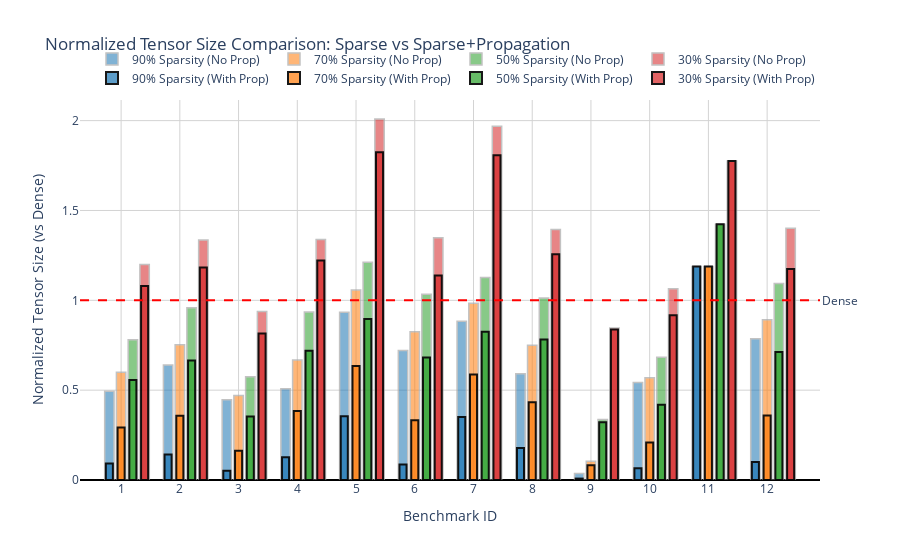

Notebook code for this chart:
### Code cell
plot_parametric(full_df)

### Figure 1 — Plotly figure (JSON) as saved in the notebook; plotly's stock layout.template omitted (floating-point values rounded to 4 significant figures)
{"data": [{"customdata": [[1.0, 90.0, 0.4944, 0.092, 0.7188, 0.1338, 1.454], [2.0, 90.0, 0.6402, 0.1426, 0.8803, 0.1961, 1.375], [3.0, 90.0, 0.4466, 0.05204, 1.362, 0.1587, 3.05], [4.0, 90.0, 0.5079, 0.1265, 1.601, 0.3987, 3.152], [5.0, 90.0, 0.9329, 0.355, 0.01019, 0.003876, 0.01092], [6.0, 90.0, 0.7201, 0.08631, 18.81, 2.254, 26.12], [7.0, 90.0, 0.8828, 0.35, 0.008507, 0.003372, 0.009636], [8.0, 90.0, 0.5912, 0.1786, 1.581, 0.4778, 2.675], [9.0, 90.0, 0.03673, 0.007856, 0.7493, 0.1602, 20.4], [10.0, 90.0, 0.5422, 0.06517, 2.56, 0.3077, 4.721], [11.0, 90.0, 1.188, 1.188, 0.01496, 0.01496, 0.0126], [12.0, 90.0, 0.7866, 0.1004, 16.14, 2.06, 20.51]], "hovertemplate": "Benchmark: %{customdata[0]}<br>Sparsity: %{customdata[1]}%<br>No Propagation: %{customdata[2]:.3f} (norm)<br>With Propagation: %{customdata[3]:.3f} (norm)<br>Absolute Sizes: %{customdata[4]:.3f} → %{customdata[5]:.3f}<br>Dense Size: %{customdata[6]:.3f}<br><extra></extra>", "marker": {"color": "rgba(31, 119, 180, 0.8)", "line": {"color": "darkgray", "width": 1.5}}, "name": "90% Sparsity (No Prop)", "opacity": 0.7, "type": "bar", "width": 0.8, "x": [0, 5, 10, 15, 20, 25, 30, 35, 40, 45, 50, 55], "y": [0.4944, 0.6402, 0.4466, 0.5079, 0.9329, 0.7201, 0.8828, 0.5912, 0.03673, 0.5422, 1.188, 0.7866]}, {"customdata": [[1.0, 70.0, 0.599, 0.2918, 0.8709, 0.4243, 1.454], [2.0, 70.0, 0.7529, 0.3572, 1.035, 0.4912, 1.375], [3.0, 70.0, 0.4697, 0.1623, 1.432, 0.495, 3.05], [4.0, 70.0, 0.6674, 0.3844, 2.103, 1.212, 3.152], [5.0, 70.0, 1.057, 0.6338, 0.01154, 0.00692, 0.01092], [6.0, 70.0, 0.8257, 0.3329, 21.56, 8.694, 26.12], [7.0, 70.0, 0.9842, 0.5875, 0.009483, 0.005661, 0.009636], [8.0, 70.0, 0.7505, 0.4321, 2.008, 1.156, 2.675], [9.0, 70.0, 0.1045, 0.08247, 2.133, 1.682, 20.4], [10.0, 70.0, 0.5691, 0.2088, 2.687, 0.9858, 4.721], [11.0, 70.0, 1.188, 1.188, 0.01496, 0.01496, 0.0126], [12.0, 70.0, 0.8922, 0.3594, 18.3, 7.373, 20.51]], "hovertemplate": "Benchmark: %{customdata[0]}<br>Sparsity: %{customdata[1]}%<br>No Propagation: %{customdata[2]:.3f} (norm)<br>With Propagation: %{customdata[3]:.3f} (norm)<br>Absolute Sizes: %{customdata[4]:.3f} → %{customdata[5]:.3f}<br>Dense Size: %{customdata[6]:.3f}<br><extra></extra>", "marker": {"color": "rgba(255, 127, 14, 0.8)", "line": {"color": "darkgray", "width": 1.5}}, "name": "70% Sparsity (No Prop)", "opacity": 0.7, "type": "bar", "width": 0.8, "x": [1, 6, 11, 16, 21, 26, 31, 36, 41, 46, 51, 56], "y": [0.599, 0.7529, 0.4697, 0.6674, 1.057, 0.8257, 0.9842, 0.7505, 0.1045, 0.5691, 1.188, 0.8922]}, {"customdata": [[1.0, 50.0, 0.7809, 0.5564, 1.135, 0.8089, 1.454], [2.0, 50.0, 0.9587, 0.665, 1.318, 0.9144, 1.375], [3.0, 50.0, 0.5744, 0.3532, 1.752, 1.077, 3.05], [4.0, 50.0, 0.9349, 0.7195, 2.947, 2.268, 3.152], [5.0, 50.0, 1.212, 0.8959, 0.01324, 0.009781, 0.01092], [6.0, 50.0, 1.034, 0.6822, 27.01, 17.82, 26.12], [7.0, 50.0, 1.127, 0.825, 0.01086, 0.00795, 0.009636], [8.0, 50.0, 1.013, 0.7815, 2.71, 2.09, 2.675], [9.0, 50.0, 0.3372, 0.3219, 6.879, 6.567, 20.4], [10.0, 50.0, 0.6832, 0.4193, 3.226, 1.98, 4.721], [11.0, 50.0, 1.423, 1.423, 0.01792, 0.01792, 0.0126], [12.0, 50.0, 1.093, 0.712, 22.43, 14.61, 20.51]], "hovertemplate": "Benchmark: %{customdata[0]}<br>Sparsity: %{customdata[1]}%<br>No Propagation: %{customdata[2]:.3f} (norm)<br>With Propagation: %{customdata[3]:.3f} (norm)<br>Absolute Sizes: %{customdata[4]:.3f} → %{customdata[5]:.3f}<br>Dense Size: %{customdata[6]:.3f}<br><extra></extra>", "marker": {"color": "rgba(44, 160, 44, 0.8)", "line": {"color": "darkgray", "width": 1.5}}, "name": "50% Sparsity (No Prop)", "opacity": 0.7, "type": "bar", "width": 0.8, "x": [2, 7, 12, 17, 22, 27, 32, 37, 42, 47, 52, 57], "y": [0.7809, 0.9587, 0.5744, 0.9349, 1.212, 1.034, 1.127, 1.013, 0.3372, 0.6832, 1.423, 1.093]}, {"customdata": [[1.0, 30.0, 1.199, 1.08, 1.743, 1.57, 1.454], [2.0, 30.0, 1.336, 1.183, 1.836, 1.626, 1.375], [3.0, 30.0, 0.9382, 0.8155, 2.861, 2.487, 3.05], [4.0, 30.0, 1.339, 1.222, 4.22, 3.852, 3.152], [5.0, 30.0, 2.009, 1.824, 0.02193, 0.01991, 0.01092], [6.0, 30.0, 1.348, 1.138, 35.21, 29.71, 26.12], [7.0, 30.0, 1.969, 1.808, 0.01897, 0.01742, 0.009636], [8.0, 30.0, 1.394, 1.257, 3.729, 3.361, 2.675], [9.0, 30.0, 0.8455, 0.837, 17.25, 17.07, 20.4], [10.0, 30.0, 1.064, 0.9168, 5.022, 4.329, 4.721], [11.0, 30.0, 1.775, 1.775, 0.02236, 0.02236, 0.0126], [12.0, 30.0, 1.401, 1.174, 28.74, 24.09, 20.51]], "hovertemplate": "Benchmark: %{customdata[0]}<br>Sparsity: %{customdata[1]}%<br>No Propagation: %{customdata[2]:.3f} (norm)<br>With Propagation: %{customdata[3]:.3f} (norm)<br>Absolute Sizes: %{customdata[4]:.3f} → %{customdata[5]:.3f}<br>Dense Size: %{customdata[6]:.3f}<br><extra></extra>", "marker": {"color": "rgba(214, 39, 40, 0.8)", "line": {"color": "darkgray", "width": 1.5}}, "name": "30% Sparsity (No Prop)", "opacity": 0.7, "type": "bar", "width": 0.8, "x": [3, 8, 13, 18, 23, 28, 33, 38, 43, 48, 53, 58], "y": [1.199, 1.336, 0.9382, 1.339, 2.009, 1.348, 1.969, 1.394, 0.8455, 1.064, 1.775, 1.401]}, {"customdata": [[1.0, 90.0, 0.1338, 81.39], [2.0, 90.0, 0.1961, 77.73], [3.0, 90.0, 0.1587, 88.35], [4.0, 90.0, 0.3987, 75.1], [5.0, 90.0, 0.003876, 61.95], [6.0, 90.0, 2.254, 88.01], [7.0, 90.0, 0.003372, 60.36], [8.0, 90.0, 0.4778, 69.79], [9.0, 90.0, 0.1602, 78.61], [10.0, 90.0, 0.3077, 87.98], [11.0, 90.0, 0.01496, 0.0], [12.0, 90.0, 2.06, 87.24]], "hovertemplate": "Benchmark: %{customdata[0]}<br>Sparsity: %{customdata[1]}%<br>With Propagation: %{y:.3f} (normalized)<br>Absolute Size: %{customdata[2]:.3f}<br>Reduction: %{customdata[3]:.1f}%<br><extra></extra>", "marker": {"color": "rgba(31, 119, 180, 0.8)", "line": {"color": "black", "width": 2}}, "name": "90% Sparsity (With Prop)", "opacity": 0.9, "type": "bar", "width": 0.6, "x": [0, 5, 10, 15, 20, 25, 30, 35, 40, 45, 50, 55], "y": [0.092, 0.1426, 0.05204, 0.1265, 0.355, 0.08631, 0.35, 0.1786, 0.007856, 0.06517, 1.188, 0.1004]}, {"customdata": [[1.0, 70.0, 0.4243, 51.28], [2.0, 70.0, 0.4912, 52.55], [3.0, 70.0, 0.495, 65.44], [4.0, 70.0, 1.212, 42.4], [5.0, 70.0, 0.00692, 40.05], [6.0, 70.0, 8.694, 59.69], [7.0, 70.0, 0.005661, 40.31], [8.0, 70.0, 1.156, 42.43], [9.0, 70.0, 1.682, 21.12], [10.0, 70.0, 0.9858, 63.31], [11.0, 70.0, 0.01496, 0.0], [12.0, 70.0, 7.373, 59.71]], "hovertemplate": "Benchmark: %{customdata[0]}<br>Sparsity: %{customdata[1]}%<br>With Propagation: %{y:.3f} (normalized)<br>Absolute Size: %{customdata[2]:.3f}<br>Reduction: %{customdata[3]:.1f}%<br><extra></extra>", "marker": {"color": "rgba(255, 127, 14, 0.8)", "line": {"color": "black", "width": 2}}, "name": "70% Sparsity (With Prop)", "opacity": 0.9, "type": "bar", "width": 0.6, "x": [1, 6, 11, 16, 21, 26, 31, 36, 41, 46, 51, 56], "y": [0.2918, 0.3572, 0.1623, 0.3844, 0.6338, 0.3329, 0.5875, 0.4321, 0.08247, 0.2088, 1.188, 0.3594]}, {"customdata": [[1.0, 50.0, 0.8089, 28.75], [2.0, 50.0, 0.9144, 30.63], [3.0, 50.0, 1.077, 38.51], [4.0, 50.0, 2.268, 23.03], [5.0, 50.0, 0.009781, 26.11], [6.0, 50.0, 17.82, 34.04], [7.0, 50.0, 0.00795, 26.83], [8.0, 50.0, 2.09, 22.87], [9.0, 50.0, 6.567, 4.534], [10.0, 50.0, 1.98, 38.63], [11.0, 50.0, 0.01792, 0.0], [12.0, 50.0, 14.61, 34.87]], "hovertemplate": "Benchmark: %{customdata[0]}<br>Sparsity: %{customdata[1]}%<br>With Propagation: %{y:.3f} (normalized)<br>Absolute Size: %{customdata[2]:.3f}<br>Reduction: %{customdata[3]:.1f}%<br><extra></extra>", "marker": {"color": "rgba(44, 160, 44, 0.8)", "line": {"color": "black", "width": 2}}, "name": "50% Sparsity (With Prop)", "opacity": 0.9, "type": "bar", "width": 0.6, "x": [2, 7, 12, 17, 22, 27, 32, 37, 42, 47, 52, 57], "y": [0.5564, 0.665, 0.3532, 0.7195, 0.8959, 0.6822, 0.825, 0.7815, 0.3219, 0.4193, 1.423, 0.712]}, {"customdata": [[1.0, 30.0, 1.57, 9.89], [2.0, 30.0, 1.626, 11.45], [3.0, 30.0, 2.487, 13.08], [4.0, 30.0, 3.852, 8.728], [5.0, 30.0, 0.01991, 9.217], [6.0, 30.0, 29.71, 15.63], [7.0, 30.0, 0.01742, 8.203], [8.0, 30.0, 3.361, 9.865], [9.0, 30.0, 17.07, 1.005], [10.0, 30.0, 4.329, 13.81], [11.0, 30.0, 0.02236, 0.0], [12.0, 30.0, 24.09, 16.18]], "hovertemplate": "Benchmark: %{customdata[0]}<br>Sparsity: %{customdata[1]}%<br>With Propagation: %{y:.3f} (normalized)<br>Absolute Size: %{customdata[2]:.3f}<br>Reduction: %{customdata[3]:.1f}%<br><extra></extra>", "marker": {"color": "rgba(214, 39, 40, 0.8)", "line": {"color": "black", "width": 2}}, "name": "30% Sparsity (With Prop)", "opacity": 0.9, "type": "bar", "width": 0.6, "x": [3, 8, 13, 18, 23, 28, 33, 38, 43, 48, 53, 58], "y": [1.08, 1.183, 0.8155, 1.222, 1.824, 1.138, 1.808, 1.257, 0.837, 0.9168, 1.775, 1.174]}], "layout": {"annotations": [{"showarrow": false, "text": "Dense", "x": 1, "xanchor": "left", "xref": "x domain", "y": 1, "yanchor": "middle", "yref": "y"}], "barmode": "overlay", "hovermode": "closest", "legend": {"orientation": "h", "x": 1, "xanchor": "right", "y": 1.02, "yanchor": "bottom"}, "plot_bgcolor": "white", "shapes": [{"line": {"color": "red", "dash": "dash"}, "type": "line", "x0": 0, "x1": 1, "xref": "x domain", "y0": 1, "y1": 1, "yref": "y"}], "showlegend": true, "title": {"text": "Normalized Tensor Size Comparison: Sparse vs Sparse+Propagation"}, "xaxis": {"gridcolor": "lightgray", "gridwidth": 1, "showgrid": true, "ticktext": ["1", "2", "3", "4", "5", "6", "7", "8", "9", "10", "11", "12"], "tickvals": [1, 6, 11, 16, 21, 26, 31, 36, 41, 46, 51, 56], "title": {"text": "Benchmark ID"}}, "yaxis": {"gridcolor": "lightgray", "gridwidth": 1, "showgrid": true, "title": {"text": "Normalized Tensor Size (vs Dense)"}, "zeroline": true, "zerolinecolor": "black", "zerolinewidth": 2}}}
